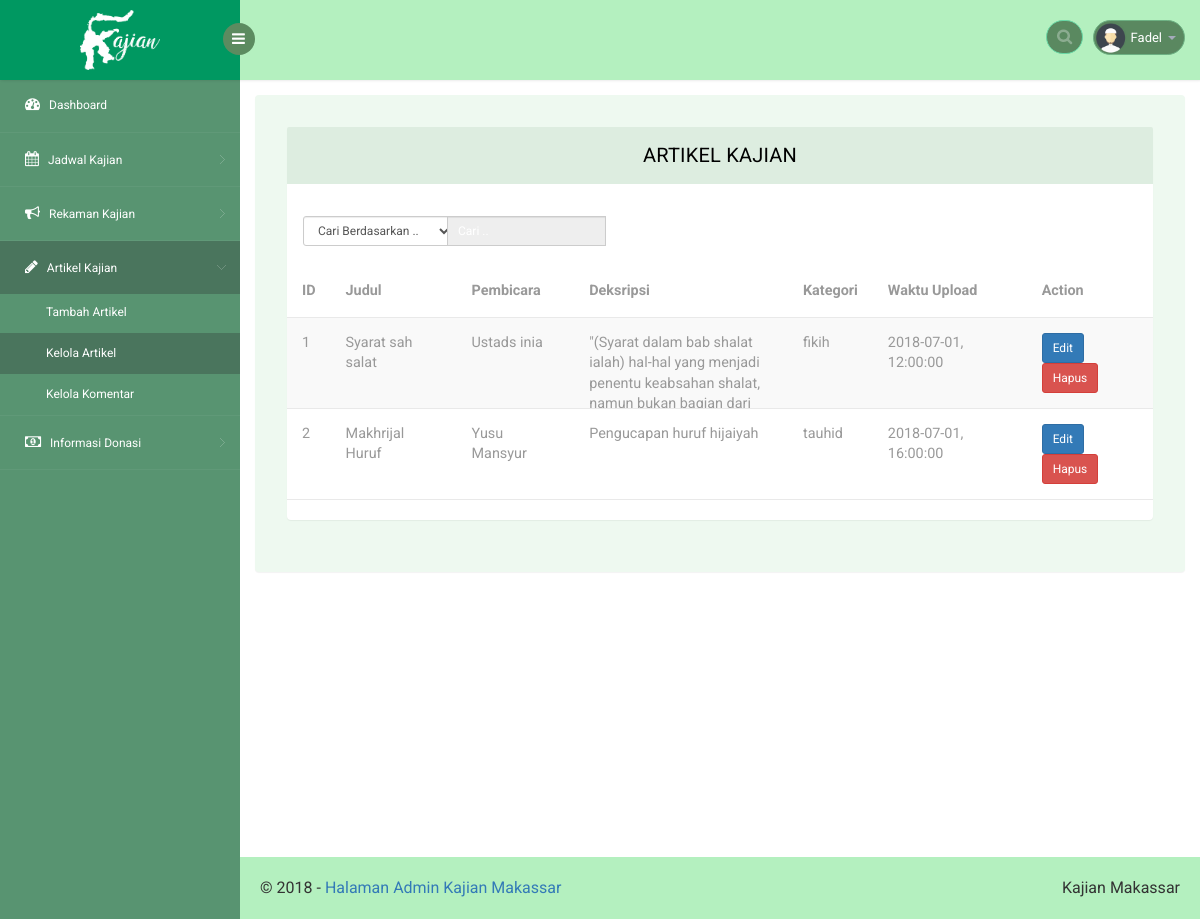
The page /artikelkajian.php (signed in) on the database its author committed.
### tables this page shows
CREATE TABLE `artikel_kajian` (
  `id` int(11) NOT NULL,
  `judul` varchar(500) NOT NULL,
  `pembicara` varchar(250) NOT NULL,
  `deskripsi` text NOT NULL,
  `kategori` enum('aqidah','tauhid','fikih','tematik') NOT NULL,
  `tanggal` date NOT NULL,
  `jam` time NOT NULL
);

### web/connect.php (called while the page is built, shortened)
<?php
	$ip = "172.20.100.14";
	$link = "http://".$ip."/kajian-sunnah/web";
 ?>

### web/artikelkajian.php (the view, shortened to what this page needs)
<?php
include "connect.php";
if (!isset($_SESSION['nama_user'])) {
  header('location:'.$link.'/login.php');
}elseif (isset($_SESSION['nama_user'])) {
 ?>
 <!DOCTYPE html>
 <head>
    <link rel="stylesheet" href="css/bootstrap.min.css" >
    <link href="css/style.css" rel='stylesheet' type='text/css' />
    <link href="css/style-responsive.css" rel="stylesheet"/>
    <link rel="stylesheet" href="css/font.css" type="text/css"/>
    <link href="css/font-awesome.css" rel="stylesheet">
    <link rel="stylesheet" href="css/morris.css" type="text/css"/>
    <link rel="stylesheet" href="css/monthly.css">
</head>
<body>
    <section id="container">
        <header class="header fixed-top clearfix">
            <div class="brand">
                <a href="index.php" class="logo">
                    <b><img src="images/text-logo.png" style="width:80px;left:50%;top:50%;position:absolute;margin-top:-30px;margin-left:-40px" alt=""></b>
                </a>
                <div class="sidebar-toggle-box">
                    <div class="fa fa-bars"></div>
                </div>
            </div>
            <div class="top-nav clearfix">
                <ul class="nav pull-right top-menu">
                    <li>
                        <input type="text" class="form-control search" placeholder=" Search">
                    </li>
                    <li class="dropdown">
                        <a data-toggle="dropdown" class="dropdown-toggle" href="#">
                            <img alt="" src="images/2.png">
                            <span class="username"><?php echo $_SESSION['nama_user']; ?></span>
                            <b class="caret"></b>
                        </a>
                    </li>
                </ul>
            </div>
        </header>
        <aside>
            <div id="sidebar" class="nav-collapse">
                <div class="leftside-navigation">
                    <ul class="sidebar-menu" id="nav-accordion">
                        <li>
                            <a href="index.php">
                                <i class="fa fa-dashboard"></i>
                                <span>Dashboard</span>
                            </a>
                        </li>
                        <li class="sub-menu">
                          <a href="javascript:;">
                            <i class="fa fa-calendar"></i>
                            <span>Jadwal Kajian</span>
                          </a>
                        </li>
                        <li class="sub-menu">
                          <a href="javascript:;">
                            <i class="fa fa-bullhorn"></i>
                            <span>Rekaman Kajian</span>
                          </a>
                        </li>
                        <li class="sub-menu">
                          <a class="active" href="javascript:;">
                            <i class="fa fa-pencil"></i>
                            <span>Artikel Kajian</span>
                          </a>
                          <ul class="sub">
                            <li><a href="tambahartikel.php">Tambah Artikel</a></li>
                            <li><a class="active" href="artikelkajian.php">Kelola Artikel</a></li>
                            <li><a href="komentarartikel.php">Kelola Komentar</a></li>
                          </ul>
                        </li>
                        <li class="sub-menu">
                          <a href="javascript:;">
                            <i class="fa fa-money"></i>
                            <span>Informasi Donasi</span>
                          </a>
                        </li>
                    </ul>
                </div>
            </div>
        </aside>
        <section id="main-content">
         <section class="wrapper">
          <div class="table-agile-info">
           <div class="panel panel-default">
              <div class="panel-heading">
               Artikel Kajian
              </div>
              <div class="row w3-res-tb">
                <div class="col-sm-2 m-b-xs">
                  <select id="indeks" onchange="FunctionOnChange()" class="input-sm form-control w-sm inline v-middle">
                    <option value="0">Cari Berdasarkan ..</option>
                  </select>
                </div>
                <div class="col-sm-3">
                  <div class="input-group">
                    <input id="myInput" type="text" onkeyup="myFunction()" class="input-sm form-control" placeholder="Cari .." disabled>
                  </div>
                </div>
              </div>
              <div>
                <div class="table-responsive">
                <table id="myTable" class="table table-striped b-t b-light" >
                  <thead>
                    <tr>
                      <th data-breakpoints="xs">ID</th>
                      <th>Judul</th>
                      <th>Pembicara</th>
                      <th data-breakpoints="xs">Deksripsi</th>
                      <th >Kategori</th>
                      <th data-breakpoints="xs">Waktu Upload</th>
                      <th >Action</th>
                    </tr>
                  </thead>
                  <tbody>
                    <?php
                      $query = "SELECT * FROM artikel_kajian";
                      $result = $conn->query($query);
                      while ($row = $result->fetch_assoc()) {
                     ?>
                    <tr>
                      <td><?php echo $row['id']; ?></td>
                      <td>
                        <div class="table-cell-inner"><?php echo $row['judul']; ?></div>
                      </td>
                      <td><?php echo $row['pembicara']; ?></td>
                      <td data-breakpoints="xs">
                        <div class="table-cell-inner"><?php echo $row['deskripsi']; ?></div>
                      </td>
                      <td><?php echo $row['kategori']; ?></td>
                      <td><?php echo $row['tanggal'].", ".$row['jam']; ?></td>
                      <td>
                        <button type="button" class="btn btn-sm btn-primary" data-toggle="modal" data-target="#myModal<?php echo $row['id'] ?>">Edit</button>
                        <a onclick="return confirm('Hapus Artikel <?php echo $row['judul']; ?>?')" href="<?php echo $link; ?>/proses/crud-artikel.php?hapus=<?php echo $row['id'] ?>"><button type="button" class="btn btn-sm btn-danger">Hapus</button></a>
                      </td>
                    </tr>
                    <?php } ?>
                  </tbody>
                </table></div>
              </div>
            </div>
          </div>
         </section>
         <div class="footer" style="margin-top:200px">
            <div class="pull-right d-none d-sm-inline-block">Kajian Makassar
            </div>
            &copy; 2018 - <a href="#">Halaman Admin Kajian Makassar</a>
          </div>
       </section>
</section>
</body>
</html>
<?php
}
?>

### rows shown on the page
artikel_kajian: id "1", judul "Syarat sah salat", pembicara "Ustads inia", deskripsi "\"(Syarat dalam bab shalat ialah) hal-hal yang menjadi penentu keabsahan shalat, namun bukan bagian dari…", kategori "fikih", tanggal "2018-07-01", jam "12:00:00"
artikel_kajian: id "2", judul "Makhrijal Huruf", pembicara "Yusu Mansyur", deskripsi "Pengucapan huruf hijaiyah", kategori "tauhid", tanggal "2018-07-01", jam "16:00:00"

### other values the page prints
$_SESSION['nama_user'] "Fadel"
